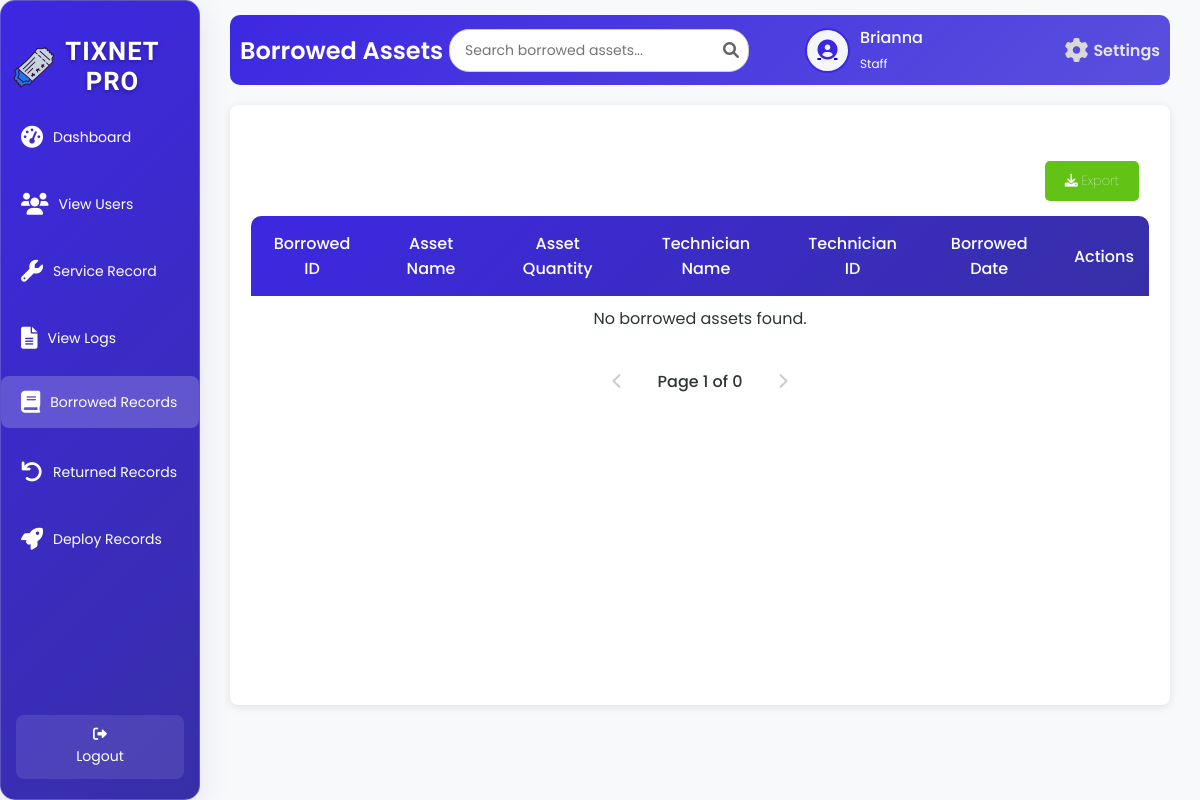
The app's page /borrowedT.php (signed in), older data.
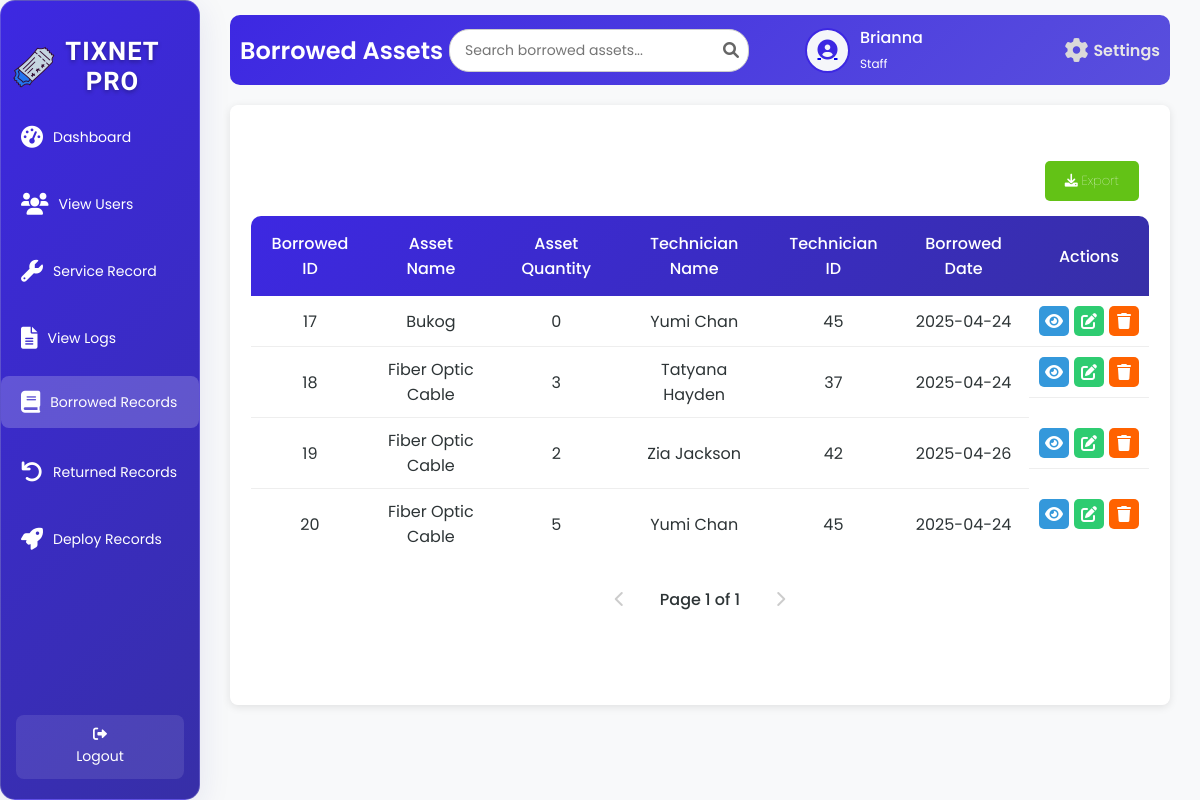
The same page, newer data.
### tables this page shows
CREATE TABLE `tbl_user` (
  `u_id` int(50) NOT NULL,
  `u_fname` varchar(200) NOT NULL,
  `u_lname` varchar(200) NOT NULL,
  `u_email` varchar(200) NOT NULL,
  `u_username` varchar(200) NOT NULL,
  `u_password` varchar(200) NOT NULL,
  `u_type` varchar(200) NOT NULL,
  `u_status` varchar(200) NOT NULL
);

CREATE TABLE `tbl_borrowed` (
  `b_id` int(50) NOT NULL,
  `b_assets_name` varchar(100) NOT NULL,
  `b_quantity` int(50) NOT NULL,
  `b_technician_name` varchar(100) NOT NULL,
  `b_date` date NOT NULL,
  `b_technician_id` int(50) NOT NULL
);

### borrowedT.php (the view, shortened to what this page needs)
<?php
include 'db.php';
$username = $_SESSION['username'] ?? '';
$lastName = '';
$firstName = '';
$userType = '';
if ($conn) {
    $sql = "SELECT u_fname, u_lname, u_type FROM tbl_user WHERE u_username = ?";
    $stmt = $conn->prepare($sql);
    $stmt->bind_param("s", $username);
    $stmt->execute();
    $stmt->bind_result($firstName, $lastName, $userType);
    $limit = 10;
    $page = isset($_GET['page']) ? (int)$_GET['page'] : 1;
    $offset = ($page - 1) * $limit;
    $countQuery = "SELECT COUNT(*) as total FROM tbl_borrowed";
    $countResult = $conn->query($countQuery);
    $totalRecords = $countResult->fetch_assoc()['total'];
    $totalPages = ceil($totalRecords / $limit);
    $sqlBorrowed = "SELECT b_id, b_assets_name, b_quantity, b_technician_name, b_technician_id, b_date
                    FROM tbl_borrowed
                    LIMIT ?, ?";
    $stmt = $conn->prepare($sqlBorrowed);
    $stmt->bind_param("ii", $offset, $limit);
    $stmt->execute();
    $resultBorrowed = $stmt->get_result();
} else {
    echo "Database connection failed.";
    exit();
}
$avatarPath = $_SESSION['avatarPath'];
?>
<!DOCTYPE html>
<html lang="en">
<head>
    <link rel="stylesheet" href="borrowedTT.css">
    <link rel="stylesheet" href="https://cdnjs.cloudflare.com/ajax/libs/font-awesome/6.0.0-beta3/css/all.min.css">
</head>
<body>
<div class="wrapper">
    <div class="sidebar glass-container">
        <h2><img src="image/logo.png" alt="Tix Net Icon" class="sidebar-icon">TixNet Pro</h2>
        <ul>
            <li><a href="adminD.php"><i class="fas fa-tachometer-alt"></i> <span>Dashboard</span></a></li>
            <li><a href="viewU.php"><i class="fas fa-users"></i> <span>View Users</span></a></li>
            <li><a href="view_service_record.php"><i class="fas fa-wrench"></i> <span>Service Record</span></a></li>
            <li><a href="logs.php"><i class="fas fa-file-alt"></i> <span>View Logs</span></a></li>
            <li><a href="borrowedT.php" class="active"><i class="fas fa-book"></i> <span>Borrowed Records</span></a></li>
            <li><a href="returnT.php"><i class="fas fa-undo"></i> <span>Returned Records</span></a></li>
            <li><a href="deployedT.php"><i class="fas fa-rocket"></i> <span>Deploy Records</span></a></li>
        </ul>
        <footer>
        <a href="index.php" class="back-home"><i class="fas fa-sign-out-alt"></i> Logout</a>
        </footer>
    </div>
    <div class="container">
        <div class="upper">
            <h1>Borrowed Assets</h1>
            <div class="search-container">
                <input type="text" class="search-bar" id="searchInput" placeholder="Search borrowed assets..." onkeyup="debouncedSearchBorrowed()">
                <span class="search-icon"><i class="fas fa-search"></i></span>
            </div>
            <div class="user-profile">
                <div class="user-icon">
                    <a href="image.php">
                        <?php
                        $cleanAvatarPath = preg_replace('/\?\d+$/', '', $avatarPath);
                        if (!empty($avatarPath) && file_exists($cleanAvatarPath)) {
                            echo "<img src='" . htmlspecialchars($avatarPath, ENT_QUOTES, 'UTF-8') . "' alt='User Avatar'>";
                        } else {
                            echo "<i class='fas fa-user-circle'></i>";
                        }
                        ?>
                    </a>
                </div>
                <div class="user-details">
                    <span><?php echo htmlspecialchars($firstName, ENT_QUOTES, 'UTF-8'); ?></span>
                    <small><?php echo htmlspecialchars(ucfirst($userType), ENT_QUOTES, 'UTF-8'); ?></small>
                </div>
                <a href="settings.php" class="settings-link">
                    <i class="fas fa-cog"></i>
                    <span>Settings</span>
                </a>
            </div>
        </div>
        <div class="table-box glass-container">
            <div class="borrowed">
                <div class="button-container">
                    <a href="createTickets.php" class="export-btn"><i class="fas fa-download"></i> Export</a>
                </div>
                <table id="borrowedTable">
                    <thead>
                        <tr>
                            <th>Borrowed ID</th>
                            <th>Asset Name</th>
                            <th>Asset Quantity</th>
                            <th>Technician Name</th>
                            <th>Technician ID</th>
                            <th>Borrowed Date</th>
                            <th>Actions</th>
                        </tr>
                    </thead>
                    <tbody id="tableBody">
                    <?php
if ($resultBorrowed && $resultBorrowed->num_rows > 0) {
    while ($row = $resultBorrowed->fetch_assoc()) {
        echo "<tr>
                <td>{$row['b_id']}</td>
                <td>" . (isset($row['b_assets_name']) ? htmlspecialchars($row['b_assets_name'], ENT_QUOTES, 'UTF-8') : 'N/A') . "</td>
                <td>{$row['b_quantity']}</td>
                <td>{$row['b_technician_name']}</td>
                <td>{$row['b_technician_id']}</td>
                <td>{$row['b_date']}</td>
                <td class='action-buttons'>
                    <a class='view-btn' onclick=\"showViewModal('{$row['b_id']}', '" . htmlspecialchars($row['b_assets_name'], ENT_QUOTES, 'UTF-8') . "', '{$row['b_quantity']}', '{$row['b_technician_name']}', '{$row['b_technician_id']}', '{$row['b_date']}')\" title='View'><i class='fas fa-eye'></i></a>
                    <a class='edit-btn' onclick=\"showEditModal('{$row['b_id']}')\" title='Edit'><i class='fas fa-edit'></i></a>
                    <a class='delete-btn' onclick=\"showDeleteModal('{$row['b_id']}', '" . htmlspecialchars($row['b_assets_name'], ENT_QUOTES, 'UTF-8') . "')\" title='Delete'><i class='fas fa-trash'></i></a>
                </td>
              </tr>";
    }
} else {
    echo "<tr><td colspan='7'>No borrowed assets found.</td></tr>";
}
?>
                    </tbody>
                </table>
                <div class="pagination" id="borrowed-pagination">
                    <?php if ($page > 1): ?>
                        <a href="?page=<?php echo $page - 1; ?>" class="pagination-link"><i class="fas fa-chevron-left"></i></a>
                    <?php else: ?>
                        <span class="pagination-link disabled"><i class="fas fa-chevron-left"></i></span>
                    <?php endif; ?>
                    <span class="current-page">Page <?php echo $page; ?> of <?php echo $totalPages; ?></span>
                    <?php if ($page < $totalPages): ?>
                        <a href="?page=<?php echo $page + 1; ?>" class="pagination-link"><i class="fas fa-chevron-right"></i></a>
                    <?php else: ?>
                        <span class="pagination-link disabled"><i class="fas fa-chevron-right"></i></span>
                    <?php endif; ?>
                </div>
            </div>
        </div>
    </div>
</div>
</body>
</html>

Row changes from the older to the newer data that the page shows:
added tbl_borrowed: b_id "17", b_assets_name "Bukog", b_quantity "0", b_technician_name "Yumi Chan", b_technician "45", b_date "2025-04-24"
added tbl_borrowed: b_id "18", b_assets_name "Fiber Optic Cable", b_quantity "3", b_technician_name "Tatyana Hayden", b_technician "37", b_date "2025-04-24"
added tbl_borrowed: b_id "19", b_assets_name "Fiber Optic Cable", b_quantity "2", b_technician_name "Zia Jackson", b_technician "42", b_date "2025-04-26"
added tbl_borrowed: b_id "20", b_assets_name "Fiber Optic Cable", b_quantity "5", b_technician_name "Yumi Chan", b_technician "45", b_date "2025-04-24"
Text that changed along with them:
$totalPages: "0" → "1"
text no longer shown: "No borrowed assets found."
